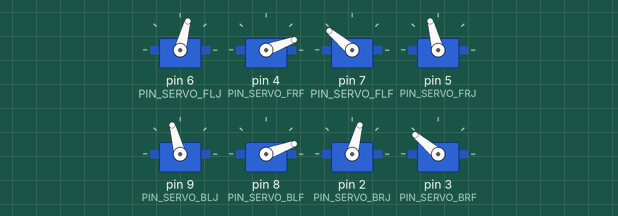
Simulated run of this sketch. Board: Arduino Uno, built with avr-gcc and run on an emulated ATmega328P. Shown: 8 × servo.

Above: at 0.05 s.
At 1.05 s:
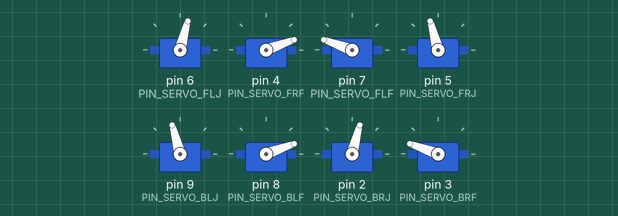
At 2.1 s:
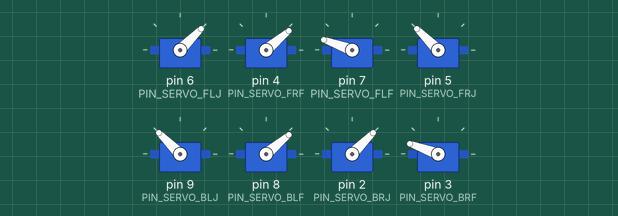
At 12.8 s:
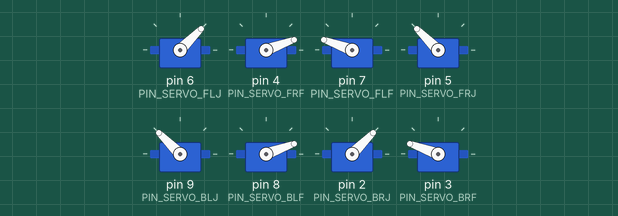
Timing chart, 0 to 16.6 s (numbered marks = the images above):
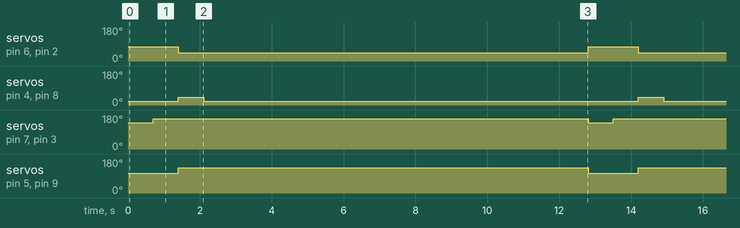

Measured:
- by itself, servo on pin 6 (PIN_SERVO_FLJ), servo on pin 2 (PIN_SERVO_BRJ): alternates 75° for 1.4 s and 45° for 11.4 s
- by itself, servo on pin 4 (PIN_SERVO_FRF), servo on pin 8 (PIN_SERVO_BLF): alternates 40° for 0.70 s and 20° for 12.1 s
- by itself, servo on pin 7 (PIN_SERVO_FLF), servo on pin 3 (PIN_SERVO_BRF): alternates 160° for 12.1 s and 140° for 0.70 s
- by itself, servo on pin 5 (PIN_SERVO_FRJ), servo on pin 9 (PIN_SERVO_BLJ): alternates 135° for 11.4 s and 105° for 1.4 s

The sketch:

fourfeet4.0.ino
```cpp
//所用舵机可转向角度为270，但Servo.h封装默认为180封顶，因此180即为pwm占空比为满的情况，因此实际输入的1°是为270/180=1.5°
//小腿垂直  20
//大腿垂直  30
//摆幅  70
//小抬  30

#include <Servo.h>
#include <SoftwareSerial.h>
#define PIN_SERVO_BRJ 2 //后右肩
#define PIN_SERVO_BRF 3 //后右脚
#define PIN_SERVO_FRF 4 //前右脚
#define PIN_SERVO_FRJ 5 //前右肩
#define PIN_SERVO_FLJ 6 //前左肩
#define PIN_SERVO_FLF 7 //前左脚
#define PIN_SERVO_BLF 8 //后左脚
#define PIN_SERVO_BLJ 9 //后左肩

Servo myservoFLJ;
Servo myservoFRF;
Servo myservoFLF;
Servo myservoFRJ;
Servo myservoBLJ;
Servo myservoBRF;
Servo myservoBLF;
Servo myservoBRJ;

void leap_over(int i)
{
  for (int n = 0; n < i; n++)
  {
    //5.0跨绳
    control_pose(30, 160, 20, 110, 70, 160, 20, 150);//初始姿态
    delay(900);
    control_pose(30, 160, 20, 110, 70, 160, 80, 150);//左下抬
    delay(900);
    control_pose(30, 160, 20, 110, 70, 160, 80, 110);//左下前
    delay(900);
    control_pose(30, 160, 20, 110, 70, 160, 20, 110);//左下放
    delay(900);
    control_pose(30, 160, 20, 110, 70, 100, 20, 110);//左上抬
    delay(900);
    control_pose(30, 160, 20, 110, 40, 100, 20, 110);//左上前
    delay(900);
    control_pose(30, 160, 20, 110, 40, 160, 20, 110);//左上放
    delay(900);
    control_pose(30, 100, 20, 110, 40, 160, 20, 110);//右下抬
    delay(900);
    control_pose(70, 100, 20, 110, 40, 160, 20, 110);//右下前
    delay(900);
    control_pose(70, 160, 20, 110, 40, 160, 20, 110); //右下放
    delay(900);
    control_pose(70, 160, 80, 110, 40, 160, 20, 110);//右上抬
    delay(900);
    control_pose(70, 160, 80, 140, 40, 160, 20, 110);//右上前
    delay(900);
    control_pose(70, 160, 20, 140, 40, 160, 20, 110);//右上放
    delay(900);

    //    //4.0跨绳
    //    control_pose(40, 170, 0, 90, 40, 100, 20, 100);//左上抬大往前
    //    delay(900);
    //    control_pose(40, 180, 20, 90, 40, 160, 0, 100);//左上站,右下左下蹲,右上站
    //    delay(900);
    //    control_pose(40, 180, 80, 140, 40, 160, 0, 90);//右上抬大往前
    //    delay(900);
    //    control_pose(40, 160, 20, 140, 40, 160, 20, 90);//全体起立
    //    delay(900);
    //    control_pose(80, 100, 20, 80, 90, 160, 20, 140);//右下抬大往前，前进三
    //    delay(900);
    //    control_pose(80, 160, 20, 80, 90, 170, 10, 140);//右下站,左上左下蹲
    //    delay(900);
    //    control_pose(80, 160, 80, 140, 90, 180, 0, 140);//右上抬大往前
    //    delay(900);
    //    control_pose(80, 170, 20, 140, 90, 160, 10, 140);//右上站,右下左下蹲,左上站
    //    delay(900);
    //    control_pose(80, 170, 20, 140, 40, 100, 10, 140);//左上抬大往前
    //    delay(900);
    //    control_pose(80, 160, 20, 140, 40, 160, 20, 140);//全体起立
    //    delay(900);
    //    control_pose(40, 160, 20, 90, 80, 160, 80, 100);//左下抬大往前,前进三
    //    delay(900);
    //    control_pose(40, 170, 10, 90, 80, 160, 20, 100);//左下站,右上右下蹲
    //    delay(900);

    //3.0跨绳
    //    control_pose(90, 110, 20, 80, 40, 110, 20, 140);//左上右下抬大往前，左下右上往后
    //    delay(700);
    //    control_pose(90, 160, 20, 80, 40, 160, 20, 140);//左上右下放
    //    delay(700);
    //    control_pose(40, 160, 70, 140, 90, 160, 70, 90);//左上右下后，左下右上抬大往前
    //    delay(700);
    //    control_pose(40, 160, 20, 140, 90, 160, 20, 90);//左下右上放
    //    delay(700);
  }
}

void move_forward(int i)
{
  for (int n = 0; n < i; n++)
  {
    //    //4.0直走（垂直），延迟700ms
    //    control_pose(110, 130, 20, 70, 30, 130, 20, 150);//左上右下抬小往前，左下右上往后
    //    delay(700);
    //    control_pose(110, 160, 20, 70, 30, 160, 20, 150);//左上右下放
    //    delay(700);
    //    control_pose(30, 160, 50, 150, 110, 160, 50, 70);//左上右下后，左下右上抬小往前
    //    delay(700);
    //    control_pose(30, 160, 20, 150, 110, 160, 20, 70);//左下右上放
    //    delay(700);

    //4.0直走（非垂直）(小摆幅）//摆幅60->40，延迟500ms
    control_pose(90, 140, 20, 70, 70, 140, 20, 130);//左上.5.右下.1.抬小往前，左下.8右上.4往后
    delay(300);
    control_pose(90, 160, 20, 70, 70, 160, 20, 130);//左上右下放
    delay(200);
    control_pose(50, 160, 40, 110, 110, 160, 40, 90);//左上.5.右下.1.后，左下.8.右上.4.抬小往前
    delay(300);
    control_pose(50, 160, 20, 110, 110, 160, 20, 90);//左下右上放
    delay(200);

    //    //4.0直走（非垂直）(大摆幅）//摆幅120->80，延迟700ms
    //    control_pose(110, 130, 20, 70, 50, 130, 20, 130);//左上.5.右下.1.抬小往前，左下.8右上.4往后
    //    delay(700);
    //    control_pose(110, 160, 20, 70, 50, 160, 20, 130);//左上右下放
    //    delay(700);
    //    control_pose(50, 160, 50, 130, 110, 160, 50, 70);//左上.5.右下.1.后，左下.8.右上.4.抬小往前
    //    delay(700);
    //    control_pose(50, 160, 20, 130, 110, 160, 20, 70);//左下右上放
    //    delay(700);
  }
}

float P = 1;

int stpR = 0;

void PIDturn(int stpL)
{
  control_pose(45+stpL, 140, 20, 135-stpL, 45+stpL, 140, 20, 135-stpL);//左上.5.右下.1.抬小逆转45，左下.8右上.4顺转45
  delay(700);
  control_pose(45+stpL, 160, 20, 135-stpL, 45+stpL, 160, 20, 135-stpL);//左上右下放
  delay(700);
  control_pose(45, 160, 40, 135, 45, 160, 40, 135);//左上.5.右下.1.顺转45，左下.8.右上.4.抬小逆转45
  delay(700);
  control_pose(45, 160, 20, 135, 45, 160, 20, 135);//左下右上放
  delay(700);
}

void turn_leftFortiFIVE(int i)//半面向左转//摆幅45->30，延迟700ms
{
  for (int n = 0;  n <= i  ;  n++)
  {
    control_pose(75, 140, 20, 105, 75, 140, 20, 105);//左上.5.右下.1.抬小逆转45，左下.8右上.4顺转45
    delay(700);
    control_pose(75, 160, 20, 105, 75, 160, 20, 105);//左上右下放
    delay(700);
    control_pose(45, 160, 40, 135, 45, 160, 40, 135);//左上.5.右下.1.顺转45，左下.8.右上.4.抬小逆转45
    delay(700);
    control_pose(45, 160, 20, 135, 45, 160, 20, 135);//左下右上放
    delay(700);
  }
}

void turn_rightFortiFIVE(int i)//半面向右转
{
  for (int n = 0;  n <= i  ;  n++)
  {
    control_pose(45, 140, 20, 135, 45, 140, 20, 135);//左上.5.右下.1.抬小顺转45，左下.8右上.4逆转45
    delay(700);
    control_pose(45, 160, 20, 135, 45, 160, 20, 135);//左上右下放
    delay(700);
    control_pose(75, 160, 40, 105, 75, 160, 40, 105);//左上.5.右下.1.逆转45，左下.8.右上.4.抬小顺转45
    delay(700);
    control_pose(75, 160, 20, 105, 75, 160, 20, 105);//左下右上放
    delay(700);
  }
}

void control_pose(int angle1, int angle2, int angle3, int angle4, int angle5, int angle6, int angle7, int angle8)
{
  myservoBRJ.write(angle1);
  myservoBRF.write(angle2);
  myservoFRF.write(angle3);
  myservoFRJ.write(angle4);
  myservoFLJ.write(angle5);
  myservoFLF.write(angle6);
  myservoBLF.write(angle7);
  myservoBLJ.write(angle8);
}

SoftwareSerial mySerial(0, 1);

void setup()
{
  mySerial.begin(115200);
  myservoFLJ.attach(PIN_SERVO_FLJ);
  myservoFRF.attach(PIN_SERVO_FRF);
  myservoFLF.attach(PIN_SERVO_FLF);
  myservoFRJ.attach(PIN_SERVO_FRJ);
  myservoBLJ.attach(PIN_SERVO_BLJ);
  myservoBLF.attach(PIN_SERVO_BLF);
  myservoBRJ.attach(PIN_SERVO_BRJ);
  myservoBRF.attach(PIN_SERVO_BRF);
}

void loop()
{
  PIDturn(30);
  delay(10000);
  //  int act;
  //  act = (int)mySerial.read();
  //        switch (act)
  //  {
  //    case 0:
//        move_forward(5);
  //      break;
  //    case 1:
  //      turn_leftFortiFIVE(1);
  //      break;
  //    case 2:
//        turn_rightFortiFIVE(2);
  //      break;
  //    case 3:
  //      leap_over(1);
  //      break;
  //  }
//  move_forward(3);
//  turn_leftFortiFIVE(2);
  //    control_pose(60, 160, 20, 120, 60, 160, 20, 120);//初始姿态
  //    control_pose(60, 180, 0, 120, 60, 180, 0, 120);//蹲
}
```
